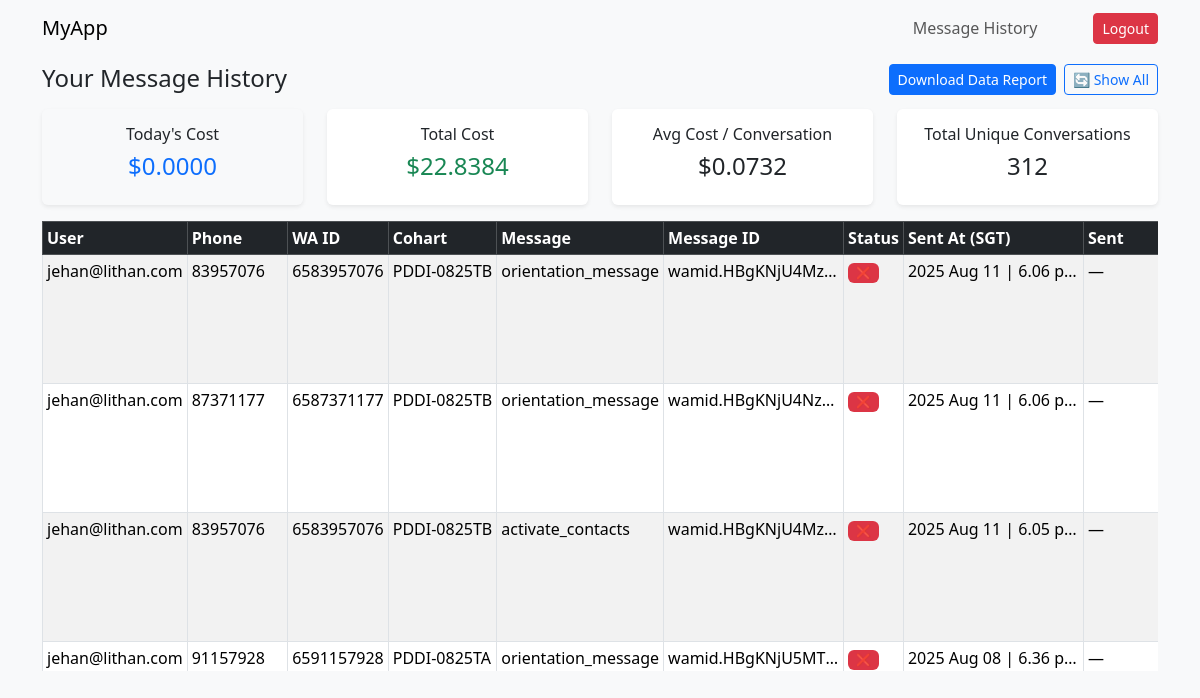
The app's page /history.php?filter=failed (signed in) with its own data.
### tables this page shows
CREATE TABLE `messages` (
  `id` int NOT NULL,
  `user_id` int DEFAULT NULL,
  `phone` varchar(20) DEFAULT NULL,
  `wa_id` varchar(255) DEFAULT NULL,
  `tag` varchar(255) DEFAULT NULL,
  `message` text,
  `message_id` varchar(255) NOT NULL,
  `sent_at` datetime DEFAULT NULL,
  `status` varchar(10) DEFAULT 'unknown',
  `sent_at_display` varchar(30) NOT NULL,
  `sent` varchar(30) DEFAULT NULL,
  `failed` varchar(30) DEFAULT NULL,
  `delivered` varchar(30) DEFAULT NULL,
  `read` varchar(30) DEFAULT NULL,
  `conversation_id` varchar(255) DEFAULT NULL,
  `conversation_exp` datetime DEFAULT NULL,
  `conversation_origin` varchar(50) DEFAULT NULL,
  `pricing_billable` tinyint(1) DEFAULT NULL,
  `pricing_model` varchar(20) DEFAULT NULL,
  `pricing_category` varchar(50) DEFAULT NULL,
  `cost` decimal(10,5) DEFAULT NULL,
  `cost_calculated_at` datetime DEFAULT NULL,
  `errors_code` int DEFAULT NULL,
  `errors_title` varchar(255) DEFAULT NULL,
  `errors_message` text,
  `error_data_details` text
);

CREATE TABLE `users` (
  `id` int NOT NULL,
  `username` varchar(50) NOT NULL,
  `password` varchar(255) NOT NULL,
  `role` enum('admin','user') NOT NULL DEFAULT 'user'
);

### history.php (the view, shortened to what this page needs)
<?php
require 'db.php';
$baseUrl = $_ENV['BASE_URL'];
$user_id = $_SESSION['user_id'] ?? null;
$filter = $_GET['filter'] ?? '';
$allowedFilters = ['failed', 'sent', 'delivered'];
$params = [$user_id];
$types = 'i';
$conditions = ["m.user_id = ?"];
if (in_array($filter, $allowedFilters)) {
    $conditions[] = "m.status = ?";
    $params[] = $filter;
    $types .= 's';
}
$sql = "
    SELECT
        m.id AS message_id,
        m.user_id,
        m.phone,
        m.wa_id,
        m.tag,
        m.message,
        m.message_id,
        m.sent_at,
        m.status,
        m.sent_at_display,
        m.sent,
        m.failed,
        m.delivered,
        m.read,
        m.conversation_id,
        m.conversation_exp,
        m.conversation_origin,
        m.pricing_billable,
        m.pricing_model,
        m.pricing_category,
        m.errors_code,
        m.errors_title,
        m.errors_message,
        m.error_data_details,
        m.cost,
        m.cost_calculated_at,
        u.username,
        GROUP_CONCAT(r.reply_text ORDER BY r.received_at SEPARATOR ' || ') AS all_replies,
        MAX(r.received_at) AS latest_reply_time
    FROM messages m
    JOIN users u ON m.user_id = u.id
    LEFT JOIN message_replies r
        ON r.message_from = m.phone
        AND (m.delivered IS NULL OR r.received_at > m.delivered)
";
if (!empty($conditions)) {
    $sql .= " WHERE " . implode(" AND ", $conditions);
}
$sql .= " GROUP BY m.id";
$sql .= " ORDER BY m.sent_at DESC, latest_reply_time ASC";
$stmt = $conn->prepare($sql);
if (!empty($params)) {
    $stmt->bind_param($types, ...$params);
}
$stmt->execute();
$result = $stmt->get_result();
$messages = [];
while ($row = $result->fetch_assoc()) {
    $id = $row['message_id'];
    if (!isset($messages[$id])) {
        $messages[$id] = $row;
        $messages[$id]['reply_status'] = '';
        $messages[$id]['reply_time'] = null;
        if (!empty($row['all_replies']) && stripos($row['all_replies'], 'confirm') !== false) {
            $messages[$id]['reply_status'] = 'Confirm';
            $messages[$id]['reply_time'] = $row['latest_reply_time'];
        }
    }
}
$statsQuery = $conn->prepare("SELECT COUNT(*) AS total_conversations, SUM(cost) AS total_cost, AVG(cost) AS avg_cost, MAX(cost) AS max_cost, MIN(CASE WHEN cost > 0 THEN cost ELSE NULL END) AS min_nonzero_cost, COUNT(DISTINCT wa_id) AS unique_customers FROM (SELECT wa_id, conversation_id, MIN(cost) AS cost FROM messages WHERE cost IS NOT NULL AND user_id = ? GROUP BY wa_id, conversation_id) AS convs");
$statsQuery->bind_param("i", $user_id);
$statsQuery->execute();
$statsResult = $statsQuery->get_result();
$stats = $statsResult->fetch_assoc();
$todayCostQuery = $conn->prepare("SELECT SUM(cost) AS today_cost FROM (SELECT wa_id, conversation_id, MIN(cost) AS cost FROM messages WHERE cost IS NOT NULL AND DATE(sent) = CURDATE() AND user_id = ? GROUP BY wa_id, conversation_id) AS today_conversations");
$todayCostQuery->bind_param("i", $user_id);
$todayCostQuery->execute();
$todayCostResult = $todayCostQuery->get_result();
$todayCost = $todayCostResult->fetch_assoc()['today_cost'] ?? 0;
?>
<!DOCTYPE html>
<html>
<head>
    <link href="https://cdn.jsdelivr.net/npm/bootstrap@5.3.3/dist/css/bootstrap.min.css" rel="stylesheet">
</head>
<body class="bg-light">
    <div class="container">
        <?php include 'components/navbar.php'; ?>
        <div class="d-flex flex-column justify-content-between">
            <div class="d-flex flex-row justify-content-between">
                <h4 class="mb-3">Your Message History</h4>
                <div class="d-flex flex-row justify-content-end">
                    <form action="export_data.php" method="post">
                        <button type="submit" class="btn btn-sm btn-primary">Download Data Report</button>
                    </form>
                    <div class="d-flex flex-row justify-content-end align-items-start ms-2">
                        <?php if (($_GET['filter'] ?? '') === 'failed'): ?>
                            <a href="?" class="btn btn-outline-primary btn-sm">
                                🔄 Show All
                            </a>
                        <?php else: ?>
                            <a href="?filter=failed" class="btn btn-outline-danger btn-sm">
                                ❌ Show Failed Messages
                            </a>
                        <?php endif; ?>
                    </div>
                </div>
            </div>
            <div class="row text-center">
                <div class="col mb-3">
                    <div class="card shadow-sm border-0 bg-light">
                        <div class="card-body">
                            <h6>Today's Cost</h6>
                            <h4 class="text-primary">$<?= number_format($todayCost, 4) ?></h4>
                        </div>
                    </div>
                </div>
                <div class="col mb-3">
                    <div class="card shadow-sm border-0">
                        <div class="card-body">
                            <h6>Total Cost</h6>
                            <h4 class="text-success">$<?= number_format($stats['total_cost'], 4) ?></h4>
                        </div>
                    </div>
                </div>
                <div class="col mb-3">
                    <div class="card shadow-sm border-0">
                        <div class="card-body">
                            <h6>Avg Cost / Conversation</h6>
                            <h4>$<?= number_format($stats['avg_cost'], 4) ?></h4>
                        </div>
                    </div>
                </div>
                <div class="col mb-3">
                    <div class="card shadow-sm border-0">
                        <div class="card-body">
                            <h6>Total Unique Conversations</h6>
                            <h4><?= number_format($stats['total_conversations']) ?></h4>
                        </div>
                    </div>
                </div>
            </div>
        </div>
        <div class="table-responsive" style="max-height: 450px; overflow: auto;">
            <table class="table table-bordered table-striped table-hover table-sm" style="min-width: 2000px;">
                <thead class="table-dark sticky-top">
                    <tr>
                        <th class="fixed-col">User</th>
                        <th class="fixed-col">Phone</th>
                        <th class="fixed-col">WA ID</th>
                        <th class="fixed-col">Cohart</th>
                        <th class="fixed-col">Message</th>
                        <th class="fixed-col-wide">Message ID</th>
                        <th class="fixed-col">Status</th>
                        <th class="fixed-col-wide">Sent At (SGT)</th>
                        <th class="fixed-col">Sent</th>
                    </tr>
                </thead>
                <tbody>
                    <?php foreach ($messages as $row): ?>
                        <tr>
                            <td class="fixed-col"><?= htmlspecialchars($row['username']) ?></td>
                            <td class="fixed-col"><?= htmlspecialchars($row['phone']) ?></td>
                            <td class="fixed-col"><?= htmlspecialchars($row['wa_id']) ?></td>
                            <td class="fixed-col"><?= htmlspecialchars($row['tag']) ?></td>
                            <td class="fixed-col"><?= nl2br(htmlspecialchars($row['message'])) ?></td>
                            <td class="fixed-col-wide"><?= htmlspecialchars($row['message_id']) ?></td>
                            <td class="fixed-col">
                                <?php if ($row['status'] === 'success'): ?>
                                    <span class="badge bg-success">✅</span>
                                <?php elseif ($row['status'] === 'failed'): ?>
                                    <span class="badge bg-danger">❌</span>
                                <?php else: ?>
                                    <span class="badge bg-secondary"><?= htmlspecialchars($row['status']) ?></span>
                                <?php endif; ?>
                            </td>
                            <td class="fixed-col-wide"><?= $row['sent_at_display'] ?></td>
                            <td class="fixed-col"><?= $row['sent'] ? date('M d | g.i a', strtotime($row['sent'])) : '—' ?></td>
                        </tr>
                    <?php endforeach; ?>
                </tbody>
            </table>
        </div>
    </div>
</body>
</html>

### components/navbar.php (shortened to what this page needs)
<head>
    <link href="https://cdn.jsdelivr.net/npm/bootstrap@5.3.3/dist/css/bootstrap.min.css" rel="stylesheet">
    <link rel="stylesheet" href="https://cdnjs.cloudflare.com/ajax/libs/font-awesome/6.7.2/css/all.min.css" />
</head>
<nav class="navbar navbar-expand-lg navbar-light bg-light mb-2">
    <div class="container-fluid px-0">
        <a class="navbar-brand"
            href="<?= htmlspecialchars($baseUrl) ?>index.php">
            MyApp
        </a>
        <div class="collapse navbar-collapse" id="navbarNavDropdown">
            <ul class="navbar-nav ms-auto me-5 mb-2 mb-lg-0">
                <li class="nav-item">
                    <a class="nav-link" href="<?= htmlspecialchars($baseUrl) ?>history.php">Message History</a>
                </li>
            </ul>
            <div class="d-flex">
                <a href="<?= htmlspecialchars($baseUrl) ?>functions/logout.php" class="btn btn-danger btn-sm">Logout</a>
            </div>
        </div>
    </div>
</nav>

### history.php (style rules this page uses)
.fixed-col { width: auto; white-space: nowrap; overflow: hidden; text-overflow: ellipsis; }
.fixed-col-wide { width: 180px; max-width: 180px; white-space: nowrap; overflow: hidden; text-overflow: ellipsis; }

### components/navbar.php (style rules this page uses)
html { overflow: auto; scrollbar-width: none; -ms-overflow-style: none; }

### records on screen
messages: user.username "jehan@lithan.com", phone "83957076", wa "6583957076", tag "PDDI-0825TB", message "orientation_message", message "wamid.HBgKNjU4Mz…", sent_at_display "2025 Aug 11 | 6.06 pm"
messages: user.username "jehan@lithan.com", phone "87371177", wa "6587371177", tag "PDDI-0825TB", message "orientation_message", message "wamid.HBgKNjU4Nz…", sent_at_display "2025 Aug 11 | 6.06 pm"
messages: user.username "jehan@lithan.com", phone "83957076", wa "6583957076", tag "PDDI-0825TB", message "activate_contacts", message "wamid.HBgKNjU4Mz…", sent_at_display "2025 Aug 11 | 6.05 pm"
messages: user.username "jehan@lithan.com", phone "91157928", wa "6591157928", tag "PDDI-0825TA", message "orientation_message", message "wamid.HBgKNjU5MT…", sent_at_display "2025 Aug 08 | 6.36 pm"

### other values on screen
$todayCost "0.0000"
$stats['total_cost'] "22.8384"
$stats['avg_cost'] "0.0732"
$stats['total_conversations'] "312"
